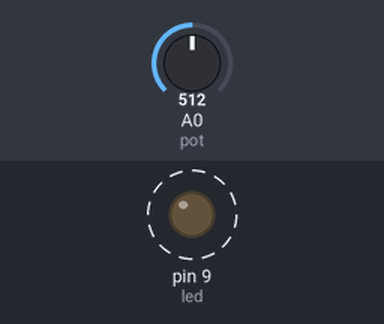
Recording of a sketch running on a simulated Arduino Uno, built with avr-gcc and run on an emulated ATmega328P. Shown: output pins drawn as LEDs (lit = HIGH). Dashed ring = blinking. Inputs (shaded band) come from the test bench; at power-on: A0 (pot) = 512.

Above: at 1.8 s.
1.9 s: A0 (pot) set to 0
At 2.8 s:
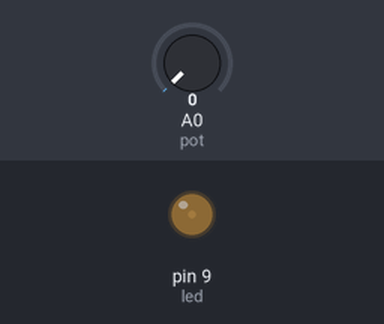
3.6 s: A0 (pot) set to 122
At 3.9 s:
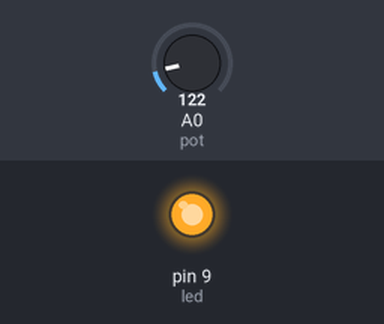
Timing chart, 0 to 13.1 s (numbered marks = the images above; inputs shaded):
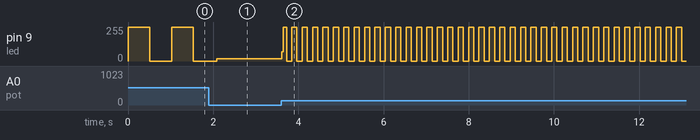

Measured:
- after the input at 3.6 s, pin 9 (led): 18/255 → 70/255 at once, then moves between 0/255 and 255/255, repeating every 0.24 s
- by itself, pin 9 (led): alternates 255/255 for 0.51 s and 0/255 for 0.51 s

The sketch:

Variar_tempo_com_pot.ino
```cpp
const int led = 9;
int pot = A0;
int val = 0;
void setup() {
  // put your setup code here, to run once:
  pinMode(led,OUTPUT);
  pinMode(pot,INPUT);
}

void loop() {
  val = analogRead(pot);
  digitalWrite(led,HIGH);
  delay(val);
  digitalWrite(led,LOW);
  delay(val);
}
```
